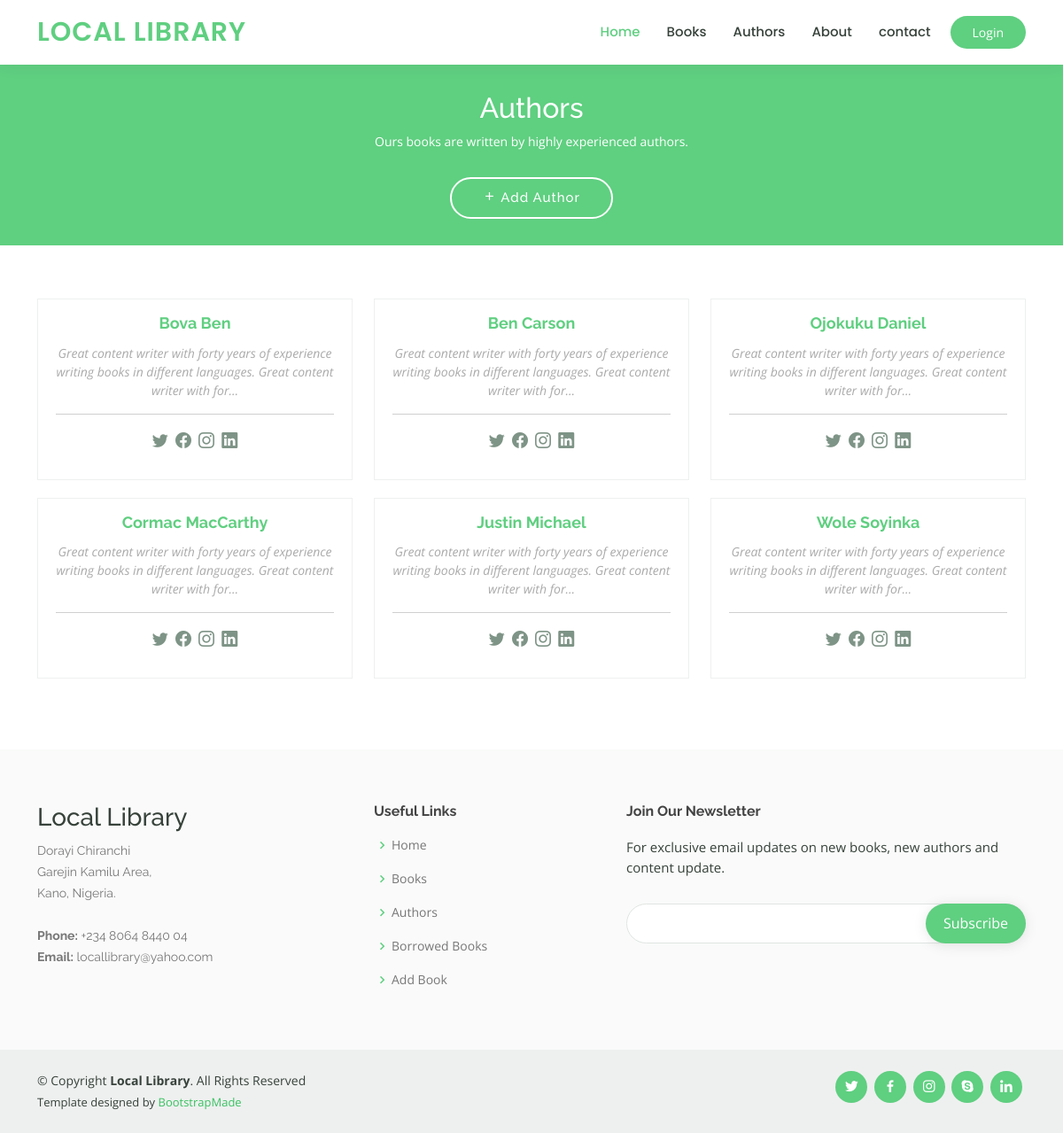
Screenshot of /catalog/authors/ with the database file from the repository.
### catalog/models.py (models this page shows, shortened)
class Author(models.Model):
    first_name = models.CharField(max_length=100)
    last_name = models.CharField(max_length=100)
    summary = models.TextField(
        max_length=1000, help_text="Enter a brief summary of the author", null=True)
    date_of_birth = models.DateField(null=True, blank=True)
    date_of_death = models.DateField('died', null=True, blank=True)
    created = models.DateTimeField(auto_now_add=True, null=True)
    updated = models.DateTimeField(auto_now=True, null=True)
    class Meta:
        ordering = ['last_name', 'first_name']
    def get_absolute_url(self):
        return reverse('author-detail', args=[str(self.id)])

### catalog/views.py (the view)
# urls.py: path('authors/', views.AuthorListView.as_view(), name='authors'),
class AuthorListView(generic.ListView):
    model = Author
    paginate_by = 10

### catalog/templates/catalog/author_list.html (shortened to what this page needs)
{% extends "base_generic.html" %}
{% block content %}
<main id="main" data-aos="fade-in">
    <div class="breadcrumbs">
        <div id="obj-list" class="container">
            <h2>Authors</h2>
            <p>Ours books are written by highly experienced authors.</p>
            <a href="{% url 'book-create' %}" class="btn-get-started"><i class="bx bx-plus"></i> Add Author</a>
        </div>
    </div>
    <section id="trainers" class="trainers">
        <div class="container" data-aos="fade-up">
            {% if author_list %}
            <div class="row" data-aos="zoom-in" data-aos-delay="100">
                {% for author in author_list %}
                <div class="col-lg-4 col-md-6 d-flex align-items-stretch">
                    <div class="member">
                        <div class="member-content mt-3">
                            <h4><a href="{{ author.get_absolute_url }}">
                                    {{ author.first_name }} {{ author.last_name }}
                                </a></h4>
                            <p>{{ author.summary|truncatechars:120 }}</p>
                            <hr>
                            <div class="social">
                                <a href=""><i class="bi bi-twitter"></i></a>
                                <a href=""><i class="bi bi-facebook"></i></a>
                                <a href=""><i class="bi bi-instagram"></i></a>
                                <a href=""><i class="bi bi-linkedin"></i></a>
                            </div>
                        </div>
                    </div>
                </div>
                {% endfor %}
            </div>
            {% endif %}
        </div>
    </section>
</main>
{% endblock %}

### catalog/static/assets/css/style.css (style rules this page uses)
body { font-family: "Open Sans", sans-serif; color: #444444; }
a { color: #5fcf80; text-decoration: none; }
h1, h2, h3, h4, h5, h6 { font-family: "Raleway", sans-serif; }
section { padding: 60px 0; overflow: hidden; }
.breadcrumbs { margin-top: 73px; text-align: center; background: #5fcf80; padding: 30px 0; color: #fff; }
.breadcrumbs h2 { font-size: 32px; font-weight: 500; }
.breadcrumbs p { font-size: 14px; margin-bottom: 0; }
#obj-list .btn-get-started { font-family: "Raleway", sans-serif; font-weight: 500; font-size: 15px; letter-spacing: 1px; display: inline-block; padding: 10px 35px; border-radius: 50px; transition: 0.5s; margin-top: 30px; border: 2px solid #fff; color: #fff; }
.trainers .member { text-align: center; margin-bottom: 20px; background: #fff; border: 1px solid #eef0ef; }
.trainers .member .member-content { padding: 0 20px 30px 20px; }
.trainers .member h4 { font-weight: 700; margin-bottom: 2px; font-size: 18px; }
.trainers .member p { padding-top: 10px; font-size: 14px; font-style: italic; color: #aaaaaa; }
.trainers .member .social { margin-top: 15px; }
.trainers .member .social a { color: #7e9486; transition: 0.3s; }
.trainers .member .social i { font-size: 18px; margin: 0 2px; }

### rows the page displays
Author: first_name "Bova", last_name "Ben", summary "Great content writer with forty years of experience writing books in different languages. Great content writer with for…"
Author: first_name "Ben", last_name "Carson", summary "Great content writer with forty years of experience writing books in different languages. Great content writer with for…"
Author: first_name "Ojokuku", last_name "Daniel", summary "Great content writer with forty years of experience writing books in different languages. Great content writer with for…"
Author: first_name "Cormac", last_name "MacCarthy", summary "Great content writer with forty years of experience writing books in different languages. Great content writer with for…"
Author: first_name "Justin", last_name "Michael", summary "Great content writer with forty years of experience writing books in different languages. Great content writer with for…"
Author: first_name "Wole", last_name "Soyinka", summary "Great content writer with forty years of experience writing books in different languages. Great content writer with for…"
